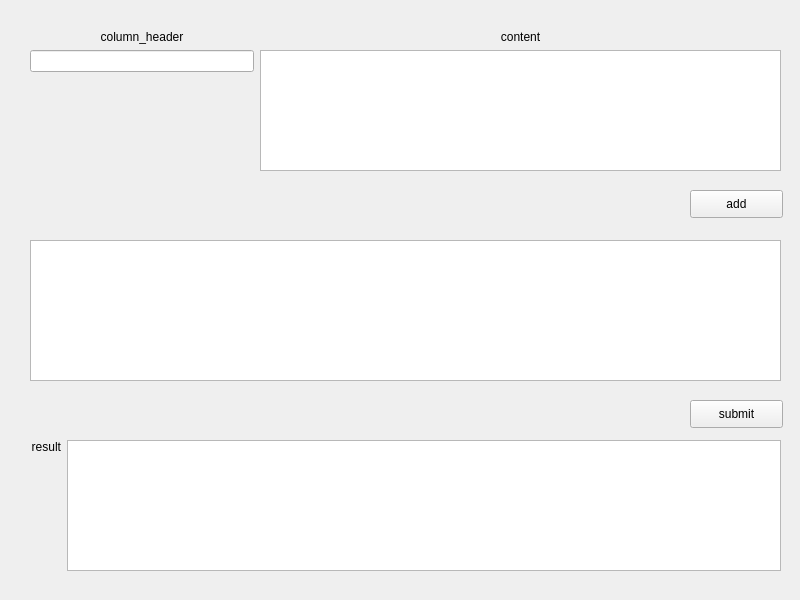
<?xml version="1.0" encoding="UTF-8"?>
<ui version="4.0">
 <class>Widget</class>
 <widget class="QWidget" name="Widget">
  <property name="geometry">
   <rect>
    <x>0</x>
    <y>0</y>
    <width>800</width>
    <height>600</height>
   </rect>
  </property>
  <property name="windowTitle">
   <string>Widget</string>
  </property>
  <widget class="QWidget" name="gridLayoutWidget">
   <property name="geometry">
    <rect>
     <x>30</x>
     <y>30</y>
     <width>751</width>
     <height>141</height>
    </rect>
   </property>
   <layout class="QHBoxLayout" name="horizontalLayout" stretch="3,7">
    <item>
     <layout class="QVBoxLayout" name="verticalLayout_3">
      <item>
       <widget class="QLabel" name="label">
        <property name="text">
         <string>column_header</string>
        </property>
        <property name="alignment">
         <set>Qt::AlignCenter</set>
        </property>
       </widget>
      </item>
      <item>
       <widget class="QLineEdit" name="column_header"/>
      </item>
      <item>
       <spacer name="verticalSpacer">
        <property name="orientation">
         <enum>Qt::Vertical</enum>
        </property>
        <property name="sizeHint" stdset="0">
         <size>
          <width>20</width>
          <height>40</height>
         </size>
        </property>
       </spacer>
      </item>
     </layout>
    </item>
    <item>
     <layout class="QVBoxLayout" name="verticalLayout_4">
      <item>
       <widget class="QLabel" name="label_2">
        <property name="text">
         <string>content</string>
        </property>
        <property name="alignment">
         <set>Qt::AlignCenter</set>
        </property>
       </widget>
      </item>
      <item>
       <widget class="QTextEdit" name="content"/>
      </item>
     </layout>
    </item>
   </layout>
  </widget>
  <widget class="QPushButton" name="submit">
   <property name="geometry">
    <rect>
     <x>690</x>
     <y>400</y>
     <width>93</width>
     <height>28</height>
    </rect>
   </property>
   <property name="text">
    <string>submit</string>
   </property>
  </widget>
  <widget class="QWidget" name="gridLayoutWidget_2">
   <property name="geometry">
    <rect>
     <x>30</x>
     <y>440</y>
     <width>751</width>
     <height>131</height>
    </rect>
   </property>
   <layout class="QGridLayout" name="gridLayout_3">
    <item row="0" column="0">
     <widget class="QLabel" name="label_3">
      <property name="text">
       <string>result</string>
      </property>
      <property name="alignment">
       <set>Qt::AlignRight|Qt::AlignTop|Qt::AlignTrailing</set>
      </property>
     </widget>
    </item>
    <item row="0" column="1">
     <widget class="QTextBrowser" name="result"/>
    </item>
   </layout>
  </widget>
  <widget class="QPushButton" name="add">
   <property name="geometry">
    <rect>
     <x>690</x>
     <y>190</y>
     <width>93</width>
     <height>28</height>
    </rect>
   </property>
   <property name="text">
    <string>add</string>
   </property>
  </widget>
  <widget class="QTextBrowser" name="input_display">
   <property name="geometry">
    <rect>
     <x>30</x>
     <y>240</y>
     <width>751</width>
     <height>141</height>
    </rect>
   </property>
  </widget>
 </widget>
 <resources/>
 <connections/>
</ui>
